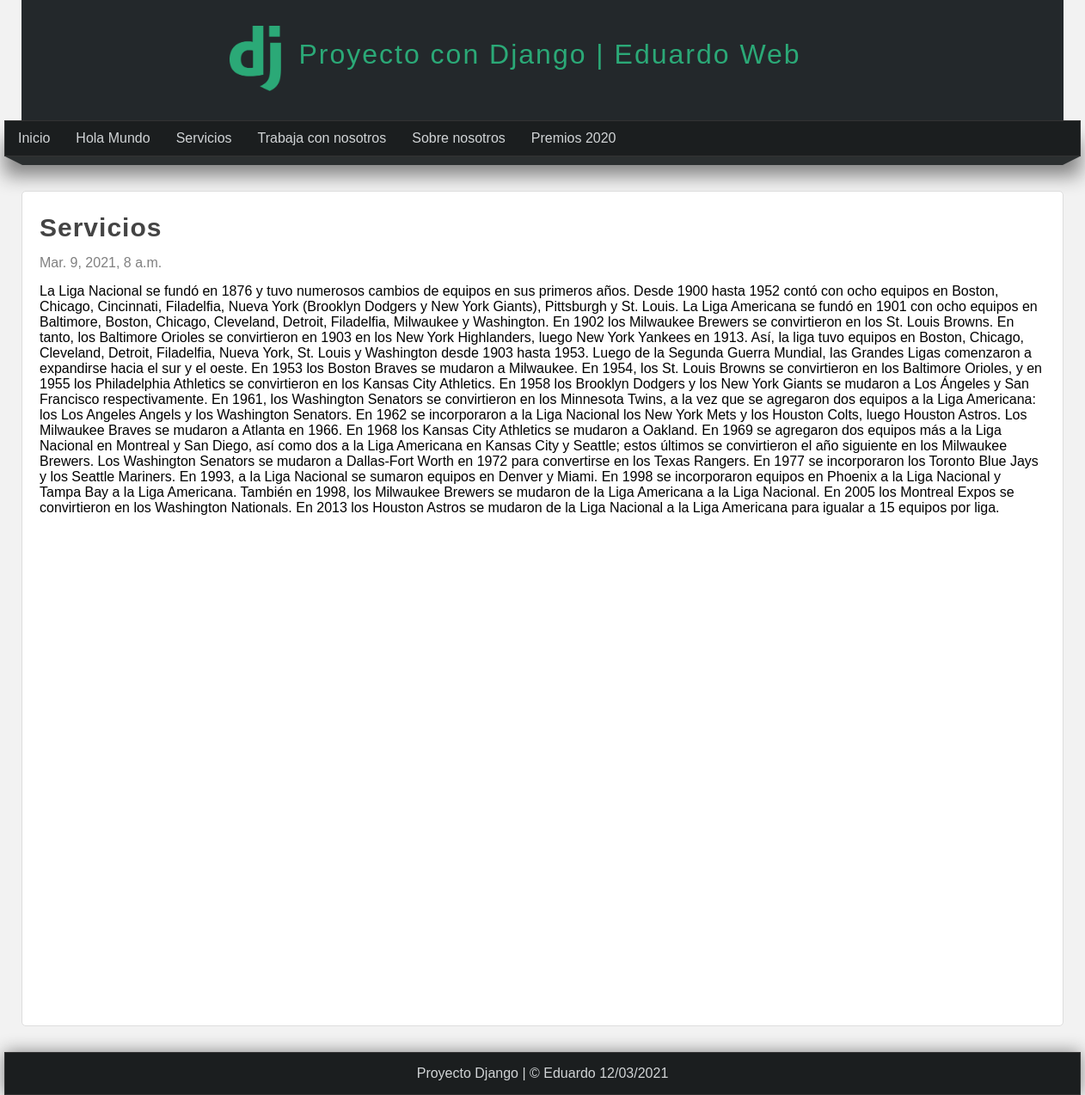
Page /pagina/servicios on the committed database.
### pages/models.py (models this page shows, shortened)
class Page(models.Model):
    title = models.CharField(max_length=50, verbose_name = 'Titulo')
    content = RichTextField(verbose_name = 'Contenido')
    slug = models.CharField(unique=True ,max_length=150, verbose_name = 'URL amigable')
    order = models.IntegerField(default=0 ,verbose_name = 'Orden')
    visible = models.BooleanField(verbose_name='¿Visible?')
    created_at = models.DateTimeField(auto_now_add=True ,verbose_name='Creado el')
    updated_at = models.DateTimeField(auto_now=True ,verbose_name='Actualizado el')
    class Meta:
        verbose_name = 'Pagina'
        verbose_name_plural = 'Paginas'

### pages/views.py (the view)
# urls.py: path('pagina/<str:slug>', views.page, name='page'),
def page(request, slug):
    page = Page.objects.get(slug=slug)
    return render(request, 'pages/page.html', {
        'page': page
    })

### pages/context_processors.py (called while the page is built)
def get_pages(request):
    pages = Page.objects.filter(visible=True).order_by('order').values_list('id', 'title', 'slug')
    return{
        'pages': pages
    }

### pages/templates/pages/page.html (shortened to what this page needs)
{% extends 'layouts/layout.html' %}
{% block content %}
    <h1 class="title">{{page.title}}</h1>
    <span class="date">{{page.created_at}}</span>
    <p class="content">
        {{page.content|safe}}
    </p>
{% endblock %}

### mainapp/templates/layouts/layout.html (shortened to what this page needs)
<!DOCTYPE html>
<html lang="es">
  <head>
    {% load static %}
    <link
      rel="stylesheet"
      type="text/css"
      href="{% static 'css/styles.css' %}"
    />
  </head>
  <body>
    <header>
      <div id="logotipo">
        <img src="{% static 'images/logo.png' %}" alt="logo-django" />
        <h1>Proyecto con Django | Eduardo Web</h1>
      </div>
    </header>
    <nav>
      <ul>
        <li>
          <a href="{% url 'index' %}">Inicio</a>
        </li>
        {% for page in pages %}
          <li>
            <a href="{% url 'page' page.2 %}">{{page.1}}</a>
          </li>
        {% endfor %}
      </ul>
    </nav>
    <div class="barra">
      <span class="esquina-izquierda"></span>
      <span class="relleno-barra"></span>
      <span class="esquina-derecha"></span>
    </div>
    <div id="content">
      <div class="box">
        {%block content%}{%endblock%}
      </div>
    </div>
    <footer>Proyecto Django | &copy; Eduardo {% now "d/m/Y" %}</footer>
  </body>
</html>

### mainapp/static/css/styles.css (style rules this page uses)
* { margin: 0; padding: 0; font-family: 'Lucida Sans', 'Lucida Sans Regular', 'Lucida Grande', 'Lucida Sans Unicode', Geneva, Verdana, sans-serif; text-decoration: none; }
.box p, .box h2, .box h3, .box ul { margin-top: 5px; margin-bottom: 5px; }
body { background-color: #F2F2F2; }
header { width: 1212px; height: 140px; background-color: #23282B; margin: 0 auto; }
#logotipo { width: 60%; height: 130px; margin: 0 auto; padding-top: 10px; }
#logotipo img { display: block; width: 60px; float: left; margin-top: 20px; }
#logotipo h1 { display: block; float: left; margin-top: 35px; margin-left: 20px; letter-spacing: 2px; font-weight: lighter; color: #2ba977; }
nav { width: 1250px; height: 40px; background-color: #1b1e1f; border: 1px solid #333333; margin: 0 auto; box-shadow: 0px 22px 22px gray; font-size: 16px; }
nav ul { list-style: none; text-decoration: none; }
nav ul li { line-height: 40px; float: left; }
nav ul li a { display: block; padding-left: 15px; padding-right: 15px; color: #d1d4d6; }
.barra { width: 1250px; margin: 0 auto; }
.esquina-izquierda { display: block; border-left: 20px solid transparent; border-top: 10px solid #2b2f30; float: left; }
.esquina-derecha { display: block; border-right: 20px solid transparent; border-top: 10px solid #2b2f30; float: right; }
.relleno-barra { display: block; width: 1210px; height: 10px; background: #2b2f30; float: left; }
#content { width: 1212px; min-height: 930px; margin: 0 auto; margin-bottom: 30px; margin-top: 40px; }
.box { background: white; width: 95; min-height: 930px; padding: 20px; border: 1px solid #ddd; margin: 0 auto; border-radius: 5px; }
.title { color: #444; letter-spacing: 1px; font-size: 30px; margin-bottom: 10px; margin-top: 5px; }
.date { display: block; margin-top: 15px; margin-bottom: 15px; color: gray; }
.content { line-height: 25px; }
footer { width: 1250px; background-color: #1b1e1f; border: 1px solid #333; color: #d1d4d6; text-align: center; margin: 0 auto; padding-top: 15px; padding-bottom: 15px; box-shadow: 0px 0px 20px gray; }

### rows in the picture
Page: title "Hola Mundo"
Page: title "Servicios", created_at "Mar. 9, 2021, 8 a.m.", content "La Liga Nacional se fundó en 1876 y tuvo numerosos cambios de equipos en sus primeros años. Desde 1900 hasta 1952 contó con ocho equipos en Boston, Chicago, Cincinnati, Filadelfia, Nueva York (Brooklyn Dodgers y New York Giants), Pittsburgh y St. Louis. La Liga Americana se fundó en 1901 con ocho equipos en Baltimore, Boston, Chicago, Cleveland, Detroit, Filadelfia, Milwaukee y Washington. En 1902 los Milwaukee Brewers se convirtieron en los St. Louis Browns. En tanto, los Baltimore Orioles se convirtieron en 1903 en los New York Highlanders, luego New York Yankees en 1913. Así, la liga tuvo equipos en Boston, Chicago, Cleveland, Detroit, Filadelfia, Nueva York, St. Louis y Washington desde…"
Page: title "Trabaja con nosotros"
Page: title "Sobre nosotros"
Page: title "Premios 2020"
